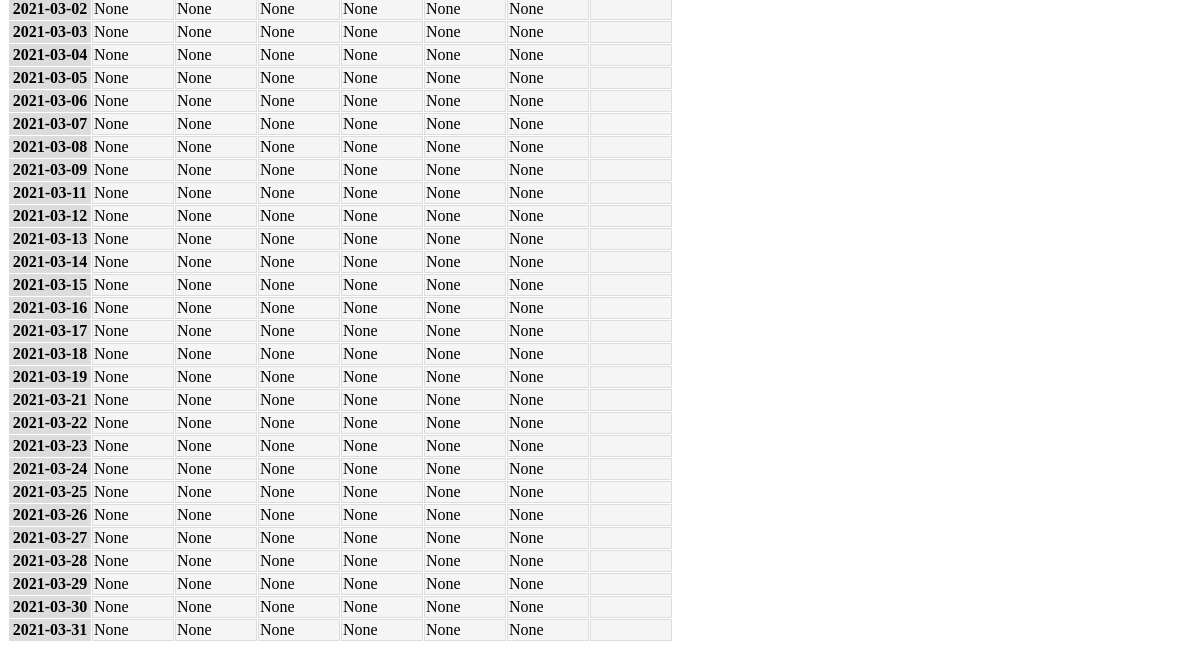
Page /home (lower part) on the earlier database version.
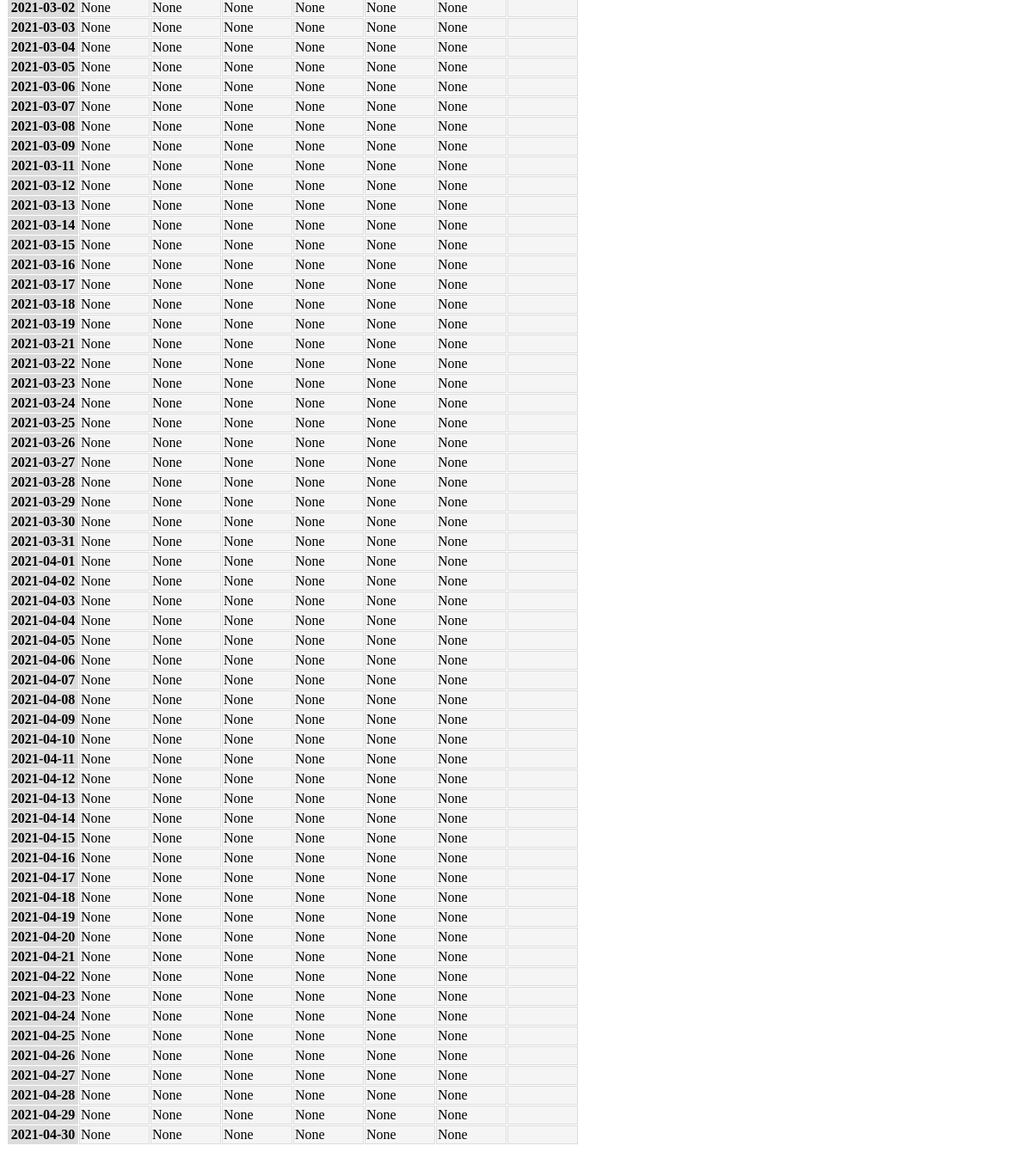
Same page on the later database version.
### mymonth/models.py (models this page shows, shortened)
class Days(db.Model):
    id = db.Column(db.Date, primary_key = True)
    ds = db.Column(db.Interval)   # Data Science
    dev = db.Column(db.Interval)  # Developer
    pol = db.Column(db.Interval)  # Poliglote
    ge = db.Column(db.Interval)   # Gentleman Explorer
    crt = db.Column(db.Interval)  # Create Read Think
    hs = db.Column(db.Interval)   # Home Son
    alk = db.Column(db.Float)     # Alko

### mymonth/routes.py (the view)
@app.route('/home')
def main():
    days = Days.query.all()
    return render_template('home.html', days=days)

### mymonth/templates/home.html (shortened to what this page needs)
{% extends "layout.html" %}
{% block content %}
<table>
{% for day in days %}
    <tr>
        <th>{{ day.id.strftime('%Y-%m-%d') }}</th>
        <td>{{ day.ds }}</td>
        <td>{{ day.dev }}</td>
        <td>{{ day.pol }}</td>
        <td>{{ day.ge }}</td>
        <td>{{ day.crt }}</td>
        <td>{{ day.hs }}</td>
        {% if day.alk %}
        <td>{{ day.alk }}</td>
        {% else%}
        <td></td>
        {% endif %}
    </tr>
{% endfor %}
</table>
{% endblock content %}

### mymonth/templates/layout.html (shortened to what this page needs)
<!DOCTYPE html>
<html lang="en">
<head>
    <link rel="stylesheet" href="{{ url_for('static', filename='styles.css')}}">
</head>
<body>
    {% block content %}{% endblock %}
</body>
</html>

### mymonth/static/styles.css (style rules this page uses)
table { border-spacing: 1px; }

Differences in the rows shown:
added Days: id "2021-04-01", ds "None", dev "None", pol "None", ge "None", crt "None", hs "None"
added Days: id "2021-04-02", ds "None", dev "None", pol "None", ge "None", crt "None", hs "None"
added Days: id "2021-04-03", ds "None", dev "None", pol "None", ge "None", crt "None", hs "None"
added Days: id "2021-04-04", ds "None", dev "None", pol "None", ge "None", crt "None", hs "None"
added Days: id "2021-04-05", ds "None", dev "None", pol "None", ge "None", crt "None", hs "None"
added Days: id "2021-04-06", ds "None", dev "None", pol "None", ge "None", crt "None", hs "None"
added Days: id "2021-04-07", ds "None", dev "None", pol "None", ge "None", crt "None", hs "None"
added Days: id "2021-04-08", ds "None", dev "None", pol "None", ge "None", crt "None", hs "None"
added Days: id "2021-04-09", ds "None", dev "None", pol "None", ge "None", crt "None", hs "None"
added Days: id "2021-04-10", ds "None", dev "None", pol "None", ge "None", crt "None", hs "None"
added Days: id "2021-04-11", ds "None", dev "None", pol "None", ge "None", crt "None", hs "None"
added Days: id "2021-04-12", ds "None", dev "None", pol "None", ge "None", crt "None", hs "None"
added Days: id "2021-04-13", ds "None", dev "None", pol "None", ge "None", crt "None", hs "None"
added Days: id "2021-04-14", ds "None", dev "None", pol "None", ge "None", crt "None", hs "None"
added Days: id "2021-04-15", ds "None", dev "None", pol "None", ge "None", crt "None", hs "None"
added Days: id "2021-04-16", ds "None", dev "None", pol "None", ge "None", crt "None", hs "None"
added Days: id "2021-04-17", ds "None", dev "None", pol "None", ge "None", crt "None", hs "None"
added Days: id "2021-04-18", ds "None", dev "None", pol "None", ge "None", crt "None", hs "None"
added Days: id "2021-04-19", ds "None", dev "None", pol "None", ge "None", crt "None", hs "None"
added Days: id "2021-04-20", ds "None", dev "None", pol "None", ge "None", crt "None", hs "None"
added Days: id "2021-04-21", ds "None", dev "None", pol "None", ge "None", crt "None", hs "None"
added Days: id "2021-04-22", ds "None", dev "None", pol "None", ge "None", crt "None", hs "None"
added Days: id "2021-04-23", ds "None", dev "None", pol "None", ge "None", crt "None", hs "None"
added Days: id "2021-04-24", ds "None", dev "None", pol "None", ge "None", crt "None", hs "None"
added Days: id "2021-04-25", ds "None", dev "None", pol "None", ge "None", crt "None", hs "None"
added Days: id "2021-04-26", ds "None", dev "None", pol "None", ge "None", crt "None", hs "None"
added Days: id "2021-04-27", ds "None", dev "None", pol "None", ge "None", crt "None", hs "None"
added Days: id "2021-04-28", ds "None", dev "None", pol "None", ge "None", crt "None", hs "None"
added Days: id "2021-04-29", ds "None", dev "None", pol "None", ge "None", crt "None", hs "None"
added Days: id "2021-04-30", ds "None", dev "None", pol "None", ge "None", crt "None", hs "None"
